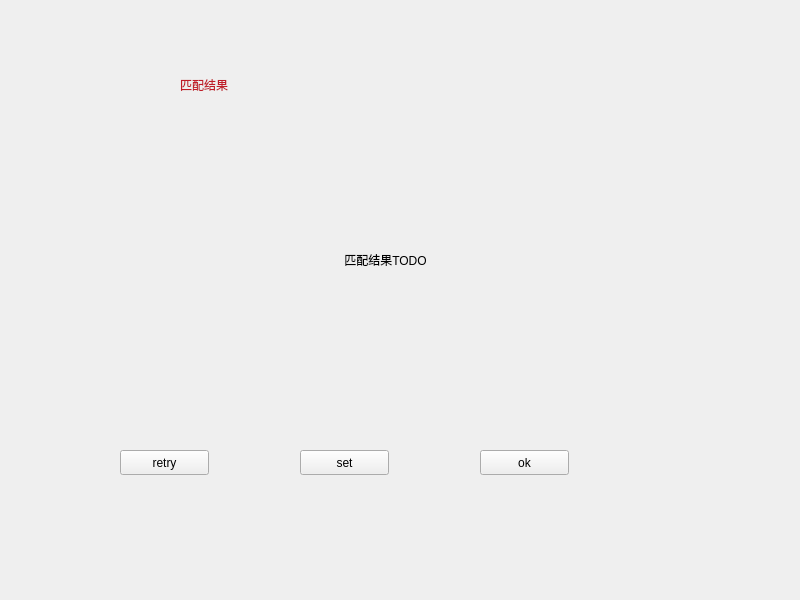
<?xml version="1.0" encoding="UTF-8"?>
<ui version="4.0">
 <class>Alignweight</class>
 <widget class="QWidget" name="Alignweight">
  <property name="geometry">
   <rect>
    <x>0</x>
    <y>0</y>
    <width>800</width>
    <height>600</height>
   </rect>
  </property>
  <property name="windowTitle">
   <string>Alignweight</string>
  </property>
  <widget class="QLabel" name="label">
   <property name="geometry">
    <rect>
     <x>180</x>
     <y>70</y>
     <width>81</width>
     <height>31</height>
    </rect>
   </property>
   <property name="text">
    <string>&lt;html&gt;&lt;head/&gt;&lt;body&gt;&lt;p&gt;&lt;span style=&quot; color:#c01c28;&quot;&gt;匹配结果&lt;/span&gt;&lt;/p&gt;&lt;/body&gt;&lt;/html&gt;</string>
   </property>
  </widget>
  <widget class="QLabel" name="label_2">
   <property name="geometry">
    <rect>
     <x>200</x>
     <y>130</y>
     <width>371</width>
     <height>261</height>
    </rect>
   </property>
   <property name="text">
    <string>&lt;html&gt;&lt;head/&gt;&lt;body&gt;&lt;p align=&quot;center&quot;&gt;匹配结果TODO&lt;/p&gt;&lt;/body&gt;&lt;/html&gt;</string>
   </property>
  </widget>
  <widget class="QPushButton" name="retry_Button">
   <property name="geometry">
    <rect>
     <x>120</x>
     <y>450</y>
     <width>89</width>
     <height>25</height>
    </rect>
   </property>
   <property name="text">
    <string>retry</string>
   </property>
  </widget>
  <widget class="QPushButton" name="ok_Button">
   <property name="geometry">
    <rect>
     <x>480</x>
     <y>450</y>
     <width>89</width>
     <height>25</height>
    </rect>
   </property>
   <property name="text">
    <string>ok</string>
   </property>
  </widget>
  <widget class="QPushButton" name="set_Button">
   <property name="geometry">
    <rect>
     <x>300</x>
     <y>450</y>
     <width>89</width>
     <height>25</height>
    </rect>
   </property>
   <property name="text">
    <string>set</string>
   </property>
  </widget>
 </widget>
 <resources/>
 <connections/>
</ui>
